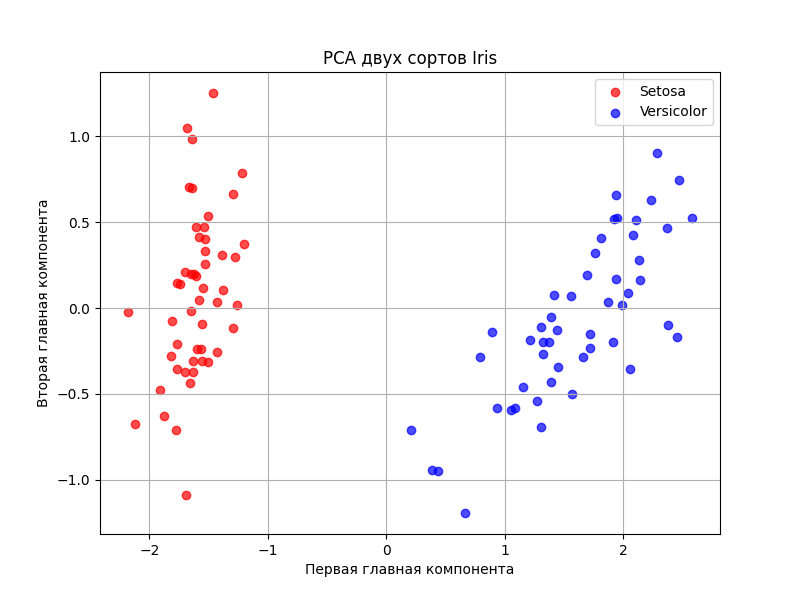

The Python source for this figure:
import numpy as np
import matplotlib.pyplot as plt
from sklearn.datasets import load_iris
from sklearn.decomposition import PCA

iris = load_iris()
X = iris.data
y = iris.target

# Выбираем только два класса: 0 (Setosa) и 1 (Versicolor)
mask = y != 2
X = X[mask]
y = y[mask]

# Применяем PCA с 2 компонентами
pca = PCA(n_components=2)
X_pca = pca.fit_transform(X)

# График
plt.figure(figsize=(8, 6))
colors = ['red', 'blue']
labels = ['Setosa', 'Versicolor']
for label, color in zip(np.unique(y), colors):
    idx = y == label
    plt.scatter(X_pca[idx, 0], X_pca[idx, 1], c=color, label=labels[label], alpha=0.7)

plt.xlabel('Первая главная компонента')
plt.ylabel('Вторая главная компонента')
plt.title('PCA двух сортов Iris')
plt.legend()
plt.grid(True)
plt.show()
